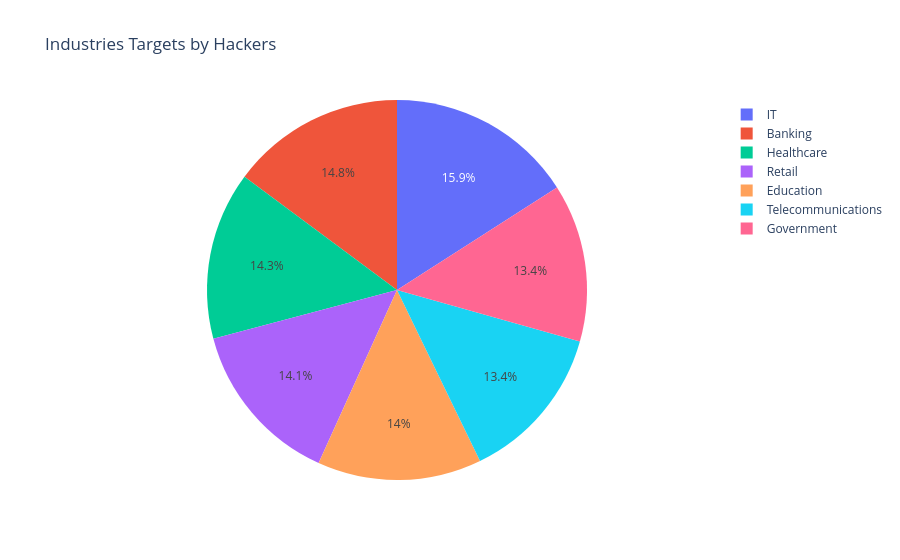

The notebook cell saved with this chart:
### Code cell
fix=px.pie(count,names="Target Industry",values="count",title="Industries Targets by Hackers")
fix

### Figure 1 — Plotly figure (JSON) as saved in the notebook; plotly's stock layout.template omitted (floating-point values rounded to 4 significant figures)
{"data": [{"domain": {"x": [0, 1], "y": [0, 1]}, "hovertemplate": "Target Industry=%{label}<br>count=%{value}<extra></extra>", "labels": ["IT", "Banking", "Healthcare", "Retail", "Education", "Telecommunications", "Government"], "legendgroup": "", "name": "", "showlegend": true, "type": "pie", "values": [478, 445, 429, 423, 419, 403, 403]}], "layout": {"legend": {"tracegroupgap": 0}, "title": {"text": "Industries Targets by Hackers"}}}
